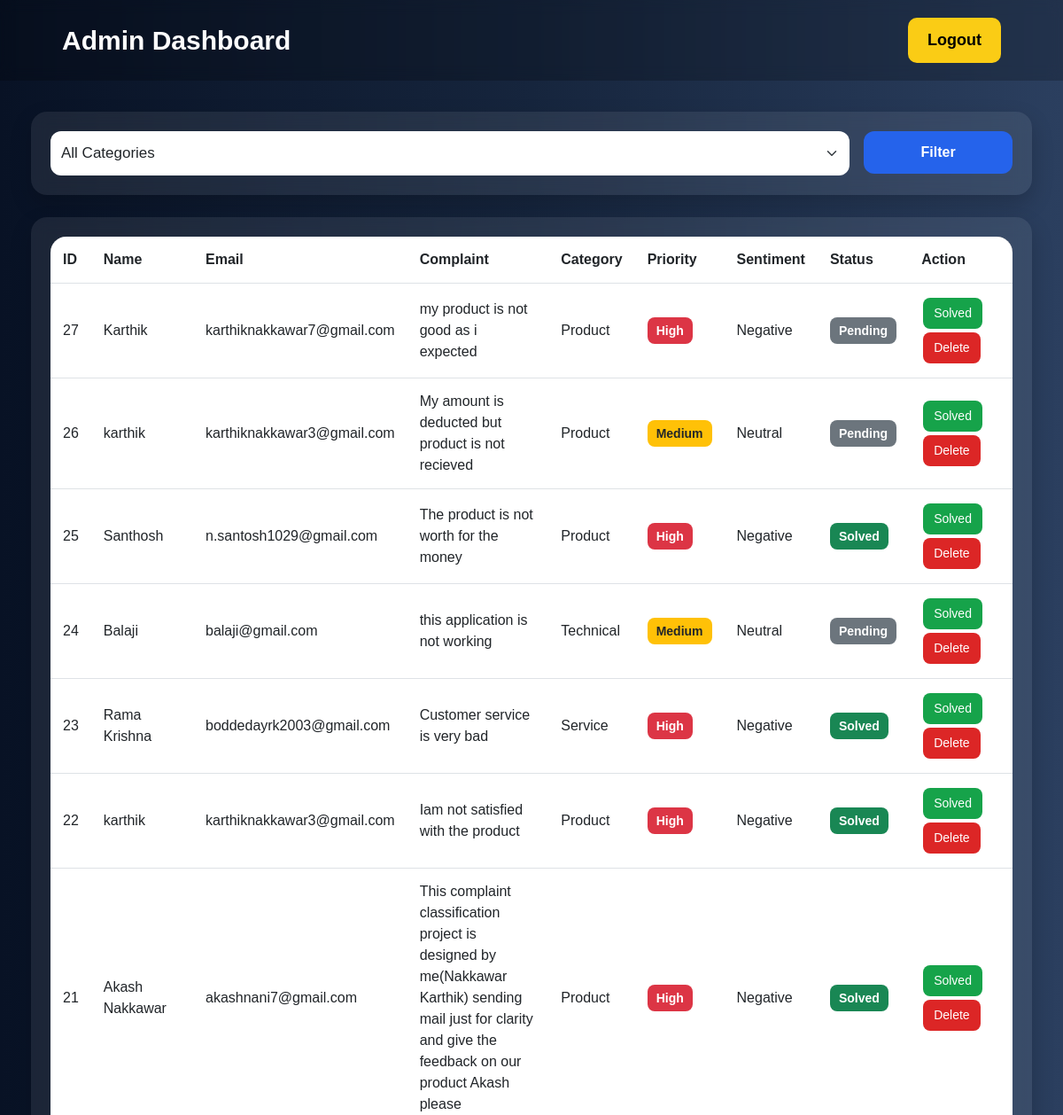
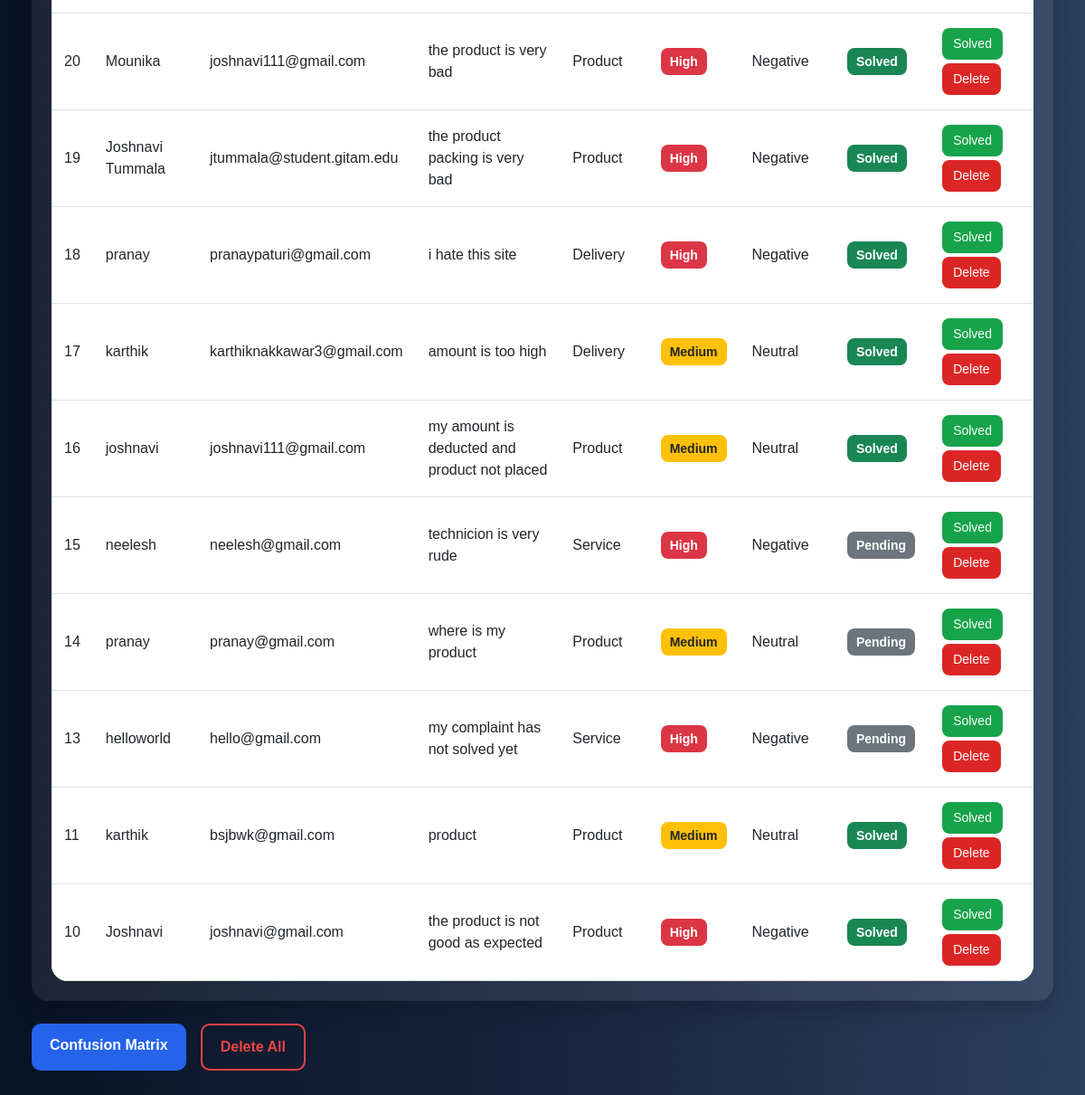
/dashboard (signed in), run on the app's committed database (2 pictures, top to bottom).
### tables this page shows
CREATE TABLE complaints (
            id INTEGER PRIMARY KEY AUTOINCREMENT,
            name TEXT,
            email TEXT,
            complaint TEXT,
            category TEXT,
            confidence REAL,
            sentiment TEXT,
            priority TEXT,
            status TEXT,
            response TEXT,
            timestamp TEXT
        );

### app.py (the view)
@app.route('/dashboard')
def dashboard():
    if 'admin' not in session:
        return redirect('/login')
    category = request.args.get('category', '').strip()
    conn = sqlite3.connect(DB_PATH)
    cursor = conn.cursor()
    if category:
        cursor.execute('SELECT * FROM complaints WHERE category=? ORDER BY id DESC', (category,))
    else:
        cursor.execute('SELECT * FROM complaints ORDER BY id DESC')
    data = cursor.fetchall()
    conn.close()
    return render_template('dashboard.html', data=data)

### templates/dashboard.html (shortened to what this page needs)
<!DOCTYPE html>
<html lang="en">
<head>
<link href="https://cdn.jsdelivr.net/npm/bootstrap@5.3.0/dist/css/bootstrap.min.css" rel="stylesheet">
</head>
<body>
<div class="topbar">
    <h2>Admin Dashboard</h2>
    <a href="/logout" class="logout-btn">Logout</a>
</div>
<div class="main-box">
    <div class="glass-card">
        <form class="row g-3" method="GET" action="/dashboard">
            <div class="col-md-10">
                <select class="form-select" name="category">
                    <option value="">All Categories</option>
                </select>
            </div>
            <div class="col-md-2">
                <button class="filter-btn">Filter</button>
            </div>
        </form>
    </div>
    <div class="glass-card table-box">
        <table class="table table-hover align-middle mb-0">
            <thead>
                <tr>
                    <th>ID</th>
                    <th>Name</th>
                    <th>Email</th>
                    <th>Complaint</th>
                    <th>Category</th>
                    <th>Priority</th>
                    <th>Sentiment</th>
                    <th>Status</th>
                    <th>Action</th>
                </tr>
            </thead>
            <tbody>
            {% for row in data %}
                <tr>
                    <td>{{ row[0] }}</td>
                    <td>{{ row[1] }}</td>
                    <td>{{ row[2] }}</td>
                    <td style="max-width:260px;">{{ row[3] }}</td>
                    <td>{{ row[4] }}</td>
                    <td>
                        <span class="badge bg-{% if row[7]=='High' %}danger{% elif row[7]=='Medium' %}warning text-dark{% else %}success{% endif %}">
                            {{ row[7] }}
                        </span>
                    </td>
                    <td>{{ row[6] }}</td>
                    <td>
                        <span class="badge bg-{% if row[8]=='Solved' %}success{% else %}secondary{% endif %}">
                            {{ row[8] }}
                        </span>
                    </td>
                    <td>
                        <a href="/mark_solved/{{ row[0] }}" class="action-btn solve">Solved</a>
                        <a href="/delete/{{ row[0] }}" class="action-btn delete">Delete</a>
                    </td>
                </tr>
            {% endfor %}
            </tbody>
        </table>
    </div>
    <div class="d-flex gap-3 flex-wrap">
        <a href="/confusion" class="bottom-btn confusion">Confusion Matrix</a>
        <a href="/delete_all" class="bottom-btn delete-all">Delete All</a>
    </div>
</div>
</body>
</html>

### templates/dashboard.html (style rules this page uses)
* { margin:0; padding:0; box-sizing:border-box; }
body { font-family:Arial, sans-serif; background:linear-gradient(90deg, #081225, #16253d, #2b3f5f); min-height:100vh; color:white; }
.topbar { width:100%; padding:20px 70px; display:flex; justify-content:space-between; align-items:center; background:rgba(0,0,0,0.20); backdrop-filter:blur(8px); }
.topbar h2 { font-size:30px; font-weight:bold; margin:0; }
.logout-btn { background:#facc15; color:black; text-decoration:none; padding:12px 22px; border-radius:10px; font-size:18px; font-weight:600; transition:0.3s ease; }
.main-box { padding:35px; }
.glass-card { background:rgba(255,255,255,0.08); backdrop-filter:blur(10px); border-radius:18px; padding:22px; box-shadow:0 10px 25px rgba(0,0,0,0.18); margin-bottom:25px; }
.form-select { border:none; border-radius:12px; padding:12px; font-size:17px; }
.filter-btn { width:100%; background:#2563eb; color:white; border:none; border-radius:12px; padding:12px; font-weight:600; transition:0.3s ease; }
.table-box { overflow-x:auto; border-radius:18px; }
table { width:100%; background:white; color:#111827; border-radius:18px; overflow:hidden; }
thead { background:#111827; color:white; }
th, td { padding:14px !important; vertical-align:middle; }
.badge { font-size:14px; padding:8px 10px; border-radius:8px; }
.action-btn { padding:7px 12px; border-radius:8px; font-size:14px; text-decoration:none; color:white; margin:2px; display:inline-block; }
.solve { background:#16a34a; }
.delete { background:#dc2626; }
.bottom-btn { padding:12px 20px; border-radius:10px; text-decoration:none; font-weight:600; transition:0.3s ease; }
.confusion { background:#2563eb; color:white; }
.delete-all { border:2px solid #ef4444; color:#ef4444; }

### data on the page
complaints: id "27", name "Karthik", email "karthiknakkawar7@gmail.com", complaint "my product is not good as i expected", category "Product", priority "High", sentiment "Negative", status "Pending"
complaints: id "26", name "karthik", email "karthiknakkawar3@gmail.com", complaint "My amount is deducted but product is not recieved", category "Product", priority "Medium", sentiment "Neutral", status "Pending"
complaints: id "25", name "Santhosh", email "n.santosh1029@gmail.com", complaint "The product is not worth for the money", category "Product", priority "High", sentiment "Negative", status "Solved"
complaints: id "24", name "Balaji", email "balaji@gmail.com", complaint "this application is not working", category "Technical", priority "Medium", sentiment "Neutral", status "Pending"
complaints: id "23", name "Rama Krishna", email "boddedayrk2003@gmail.com", complaint "Customer service is very bad", category "Service", priority "High", sentiment "Negative", status "Solved"
complaints: id "22", name "karthik", email "karthiknakkawar3@gmail.com", complaint "Iam not satisfied with the product", category "Product", priority "High", sentiment "Negative", status "Solved"
complaints: id "21", name "Akash Nakkawar", email "akashnani7@gmail.com", complaint "This complaint classification project is designed by me(Nakkawar Karthik) sending mail just for clarity and give the feedback on our product Akash please", category "Product", priority "High", sentiment "Negative", status "Solved"
complaints: id "20", name "Mounika", email "joshnavi111@gmail.com", complaint "the product is very bad", category "Product", priority "High", sentiment "Negative", status "Solved"
complaints: id "19", name "Joshnavi Tummala", email "jtummala@student.gitam.edu", complaint "the product packing is very bad", category "Product", priority "High", sentiment "Negative", status "Solved"
complaints: id "18", name "pranay", email "pranaypaturi@gmail.com", complaint "i hate this site", category "Delivery", priority "High", sentiment "Negative", status "Solved"
complaints: id "17", name "karthik", email "karthiknakkawar3@gmail.com", complaint "amount is too high", category "Delivery", priority "Medium", sentiment "Neutral", status "Solved"
complaints: id "16", name "joshnavi", email "joshnavi111@gmail.com", complaint "my amount is deducted and product not placed", category "Product", priority "Medium", sentiment "Neutral", status "Solved"
complaints: id "15", name "neelesh", email "neelesh@gmail.com", complaint "technicion is very rude", category "Service", priority "High", sentiment "Negative", status "Pending"
complaints: id "14", name "pranay", email "pranay@gmail.com", complaint "where is my product", category "Product", priority "Medium", sentiment "Neutral", status "Pending"
complaints: id "13", name "helloworld", email "hello@gmail.com", complaint "my complaint has not solved yet", category "Service", priority "High", sentiment "Negative", status "Pending"
complaints: id "11", name "karthik", email "bsjbwk@gmail.com", complaint "product", category "Product", priority "Medium", sentiment "Neutral", status "Solved"
complaints: id "10", name "Joshnavi", email "joshnavi@gmail.com", complaint "the product is not good as expected", category "Product", priority "High", sentiment "Negative", status "Solved"
